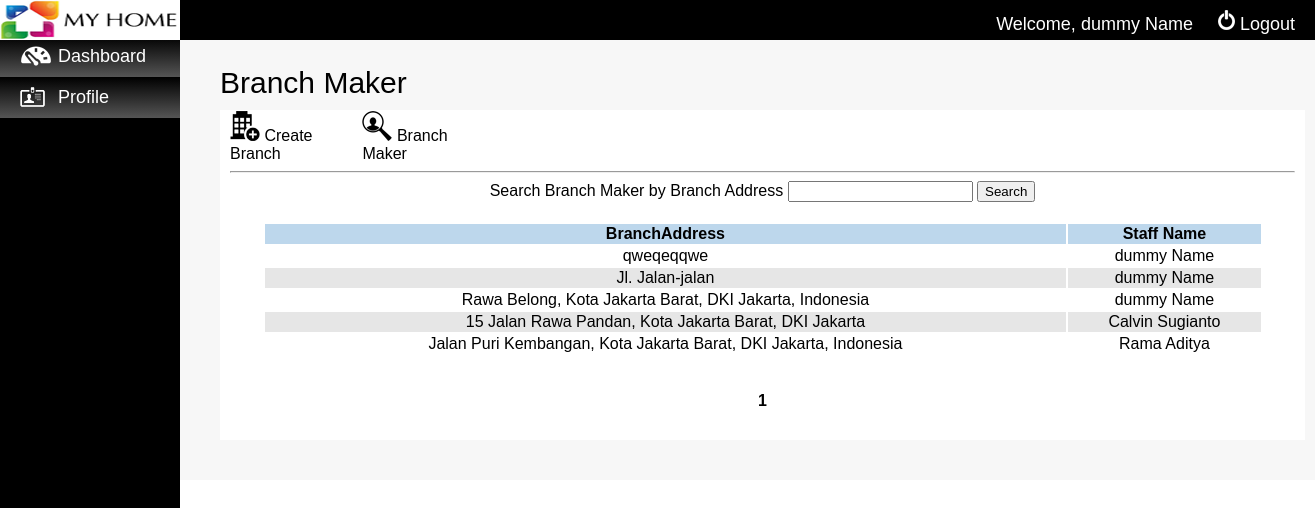
The page /branchmakeradmin.php (signed in) on the database its author committed.
### tables this page shows
CREATE TABLE IF NOT EXISTS `branch` (
  `BranchID` char(7) NOT NULL,
  `BranchLongitude` float NOT NULL,
  `BranchLatitude` float NOT NULL,
  `BranchAddress` varchar(100) NOT NULL,
  `Region` varchar(20) NOT NULL,
  `StaffID` char(7) NOT NULL,
  PRIMARY KEY (`BranchID`,`StaffID`),
  KEY `StaffID` (`StaffID`)
);

CREATE TABLE IF NOT EXISTS `staff` (
  `StaffID` char(7) NOT NULL,
  `Username` varchar(20) NOT NULL,
  `Password` varchar(100) NOT NULL,
  `StaffName` varchar(50) NOT NULL,
  `StaffRole` varchar(20) NOT NULL,
  `StaffAddress` varchar(50) NOT NULL,
  `StaffEmail` varchar(50) NOT NULL,
  `StaffPhone` varchar(20) NOT NULL,
  `StaffPhoto` varchar(100) NOT NULL,
  `StaffSalary` float NOT NULL,
  PRIMARY KEY (`StaffID`)
);

### branchmakeradmin.php (the view, shortened to what this page needs)
<!DOCTYPE HTML PUBLIC "-//W3C//DTD HTML 4.01 Transitional//EN" "http://www.w3.org/TR/html4/loose.dtd">
<link rel="stylesheet" type="text/css" href="assets/css/jquery.fancybox.css?v=2.1.5" media="screen" />
<html>
    <body>
        <div id="container">
            <?php include("headeradmin.php"); ?>
            <div id="contentadmin">
                <div class="headercontentadmin">Branch Maker</div>
                <div class="fieldcontentadmin">
                    <div class="subheaderadmin">
                        <div class="adminicon">
                            <a href="popup/addBranch.html" class="addBranch">
                                <img src="assets/images/newbranchicon2.png"/>
                                Create Branch
                            </a>
                        </div>
                        <div class="adminicon">
                            <a href="branchmakeradmin.php">
                                <img src="assets/images/branchmaker.png"/>
                                Branch Maker
                            </a>
                        </div>
                        <hr/>
                    </div>
                    <div>
                        <form method="post" action="branchmakeradmin.php">
                        <div align="center" class="font">
                        Search Branch Maker by Branch Address
                        <input type="text" name="username"/>
                        <input type="submit" value="Search" />
                        </div>
                         </form>
                        <table class="tableadmin">
                            <tr class="colortableheader" align="center">
                                <td>BranchAddress</td>
                                <td>Staff Name</td>
                            </tr>
                            <?php
                                $dataPerPage = 5;
                                $noPage = 1;
                                $offset = ($noPage-1) * $dataPerPage;
                                $search="";
                                $query = "select * from branch a join staff b on a.StaffID=b.StaffID where BranchAddress like '%$search%' LIMIT $offset,$dataPerPage ";
                                $result = mysql_query($query);
                                $i=0;
                                while($row=mysql_fetch_array($result)){
                                    if($i % 2 ==0){
                            ?>
                                <tr align="center">
                                    <td><?php echo $row['BranchAddress'];?></td>
                                    <td><?php echo $row['StaffName'];?></td>
                                </tr>
                            <?php
                                    }
                                    else{
                            ?>
                            <tr class="colortablecontent" align="center">
                                    <td><?php echo $row['BranchAddress'];?></td>
                                    <td><?php echo $row['StaffName'];?></td>
                            </tr>
                            <?php
                                    }
                                $i++;
                                }
                            ?>
                        </table>
                        <br/><br/>
                        <div class="popup font paging">
                            <?php
                                $query3 = "select count(*) as jmlhData from branch where BranchAddress like '%$search%'";
                                $result2 = mysql_query($query3);
                                $data = mysql_fetch_array($result2);
                                $jmlhData = $data['jmlhData'];
                                $jmlhPage = ceil($jmlhData / $dataPerPage);
                                for($page = 1 ; $page <= $jmlhPage; $page++){
                                    if($page == $noPage)
                                        echo "<b>$page</b>";
                                    else echo "<a href='{$_SERVER['PHP_SELF']}?page=$page'> $page </a>";
                                }
                            ?>
                        </div>
                    </div>
                </div>
            </div>
        </div>
    </body>
</html>

### assets/css/style.css (style rules this page uses)
body { margin:0 0; padding:0 0; }
#container { width:auto; height:auto; margin:0 auto; }
#contentadmin { width:auto; margin: 0 auto; background-color: #f7f7f7; padding-top: 30px; padding-bottom: 30px; }
.headercontentadmin { width: 1085px; margin-left: 220px; margin-bottom: 10px; font:normal 30px Calibri,Sans-Serif; }
.fieldcontentadmin { width: 1085px; height: auto; background: white; margin-left: 220px; margin-bottom: 10px; display: inline-block; padding-bottom: 30px; }
.subheaderadmin { width:auto; margin-left:10px; margin-right:10px; font:normal 16px Calibri,Sans-Serif; padding-top: 1px; }
.tableadmin { font:normal 16px Calibri,Sans-Serif; width: 1000px; margin: 0 auto; margin-top: 20px; }
.colortableheader { background: #bdd7ec; font-weight: bold; }
.colortablecontent { background: #e6e6e6; }
.adminicon { width:128px; display: inline-block; }
.adminicon a:link { display: block; text-decoration:none; font:normal 16px Calibri,Sans-Serif; color:black; }
.popup { font:normal 16px Calibri,Sans-Serif; }
.font { font:normal 16px Calibri,Sans-Serif; }
.paging { width: auto; text-align: center; }

### rows shown on the page
branch: BranchAddress "qweqeqqwe", StaffID.StaffName "dummy Name"
branch: BranchAddress "Jl. Jalan-jalan", StaffID.StaffName "dummy Name"
branch: BranchAddress "Rawa Belong, Kota Jakarta Barat, DKI Jakarta, Indonesia", StaffID.StaffName "dummy Name"
branch: BranchAddress "15 Jalan Rawa Pandan, Kota Jakarta Barat, DKI Jakarta", StaffID.StaffName "Calvin Sugianto"
branch: BranchAddress "Jalan Puri Kembangan, Kota Jakarta Barat, DKI Jakarta, Indonesia", StaffID.StaffName "Rama Aditya"

### other values the page prints
$StaffName "dummy Name"
